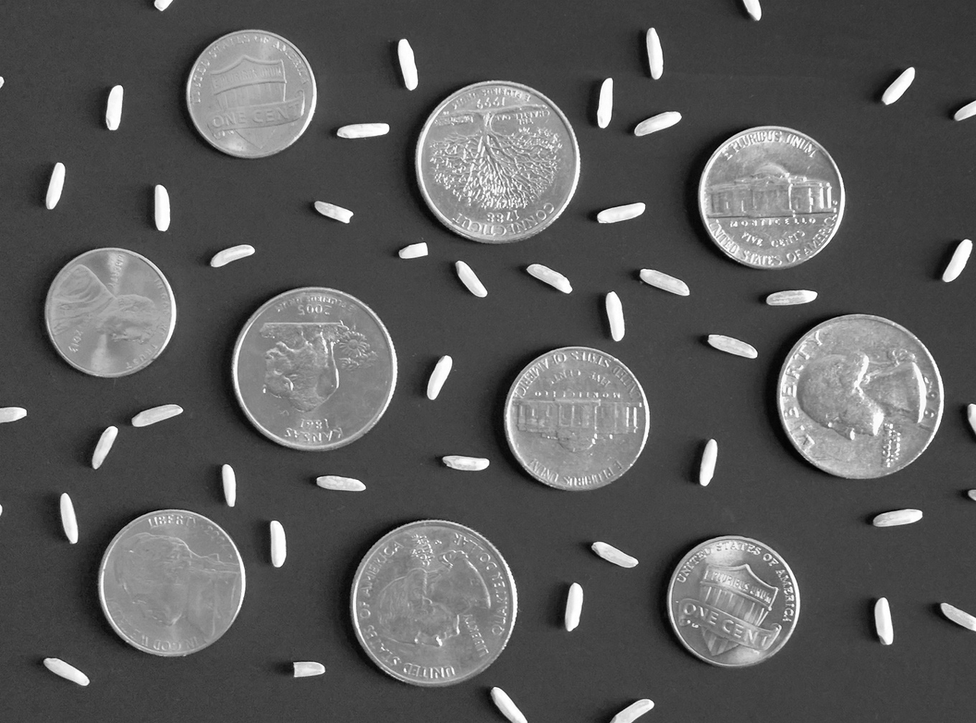
%> input picture COMS4731_HW2/hw2_dy2349/MATLAB/coins.png, 976 x 723 px, shrunk from 1280 x 949 before the run
$ octave hw2_walkthrough1.m   (GNU Octave 9; MATLAB toolbox functions it lacks are replaced by stand-ins)
%> lines starting %> are read from the running program, lines starting %| are printed output that depends on the picture; in (x1, y1, x2, y2) boxes, pixels count from 0 and x2, y2 are one past the last pixel; in counts of white or black regions, pixels touching at a corner belong together; the program's own positions count from 1
%--------------------------------------------------------------------------
% Walkthrough 1
%--------------------------------------------------------------------------

%-----------------
% Convert a grayscale image to a binary image
%-----------------
fh1 = figure;
img = imread('coins.png');
%> img is the input picture: size 723x976x3 uint8; min 0, max 255, mean 91.2
subplot(1, 2, 1);
imshow(img); title('Original Image');

% Convert the image into a binary image by applying a threshold
threshold = 0.36;

bw_img = im2bw(img, threshold);
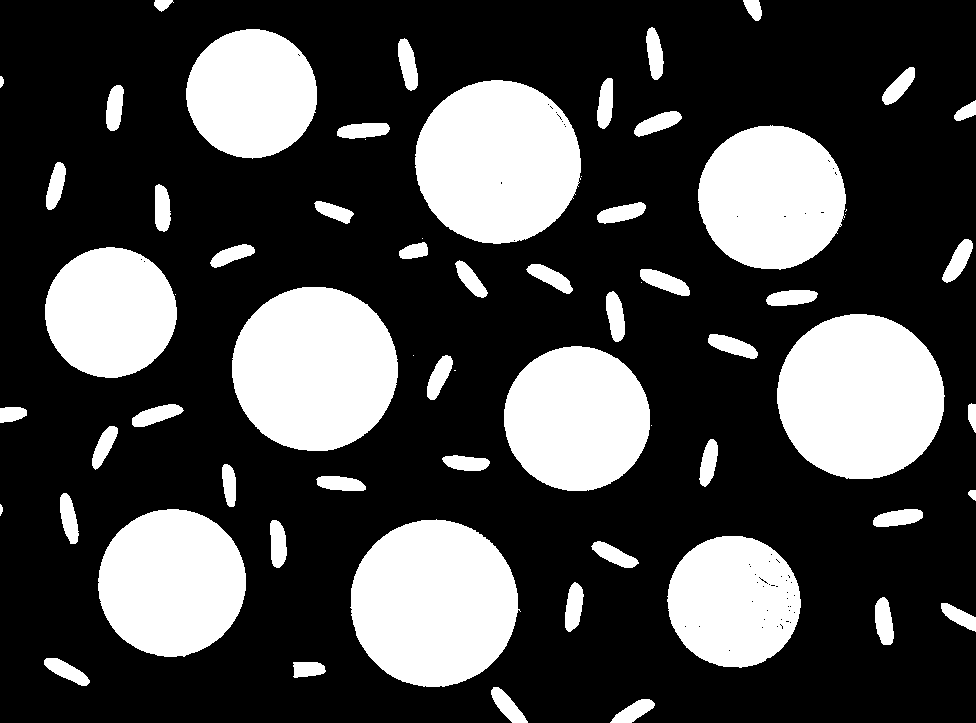
%> bw_img: size 723x976 logical; 28.6% white; 66 white regions (10 under 20 px), largest, box (x1, y1, x2, y2) and area: (350, 519, 521, 687) 22020, (777, 314, 945, 479) 21706, (232, 287, 398, 451) 21434
subplot(1, 2, 2);
imshow(bw_img); title('Binary Image');

saveas(fh1, 'binary_coins.png');

%-----------------
% Remove noises in the binary image
%-----------------
% Clean the image (you may notice some holes in the coins) by using
% dilation and then erosion
fh2 = figure;

% Specify the number of dilations/erosions
k = 4;

processed_img = bwmorph(bw_img, 'dilate', k);
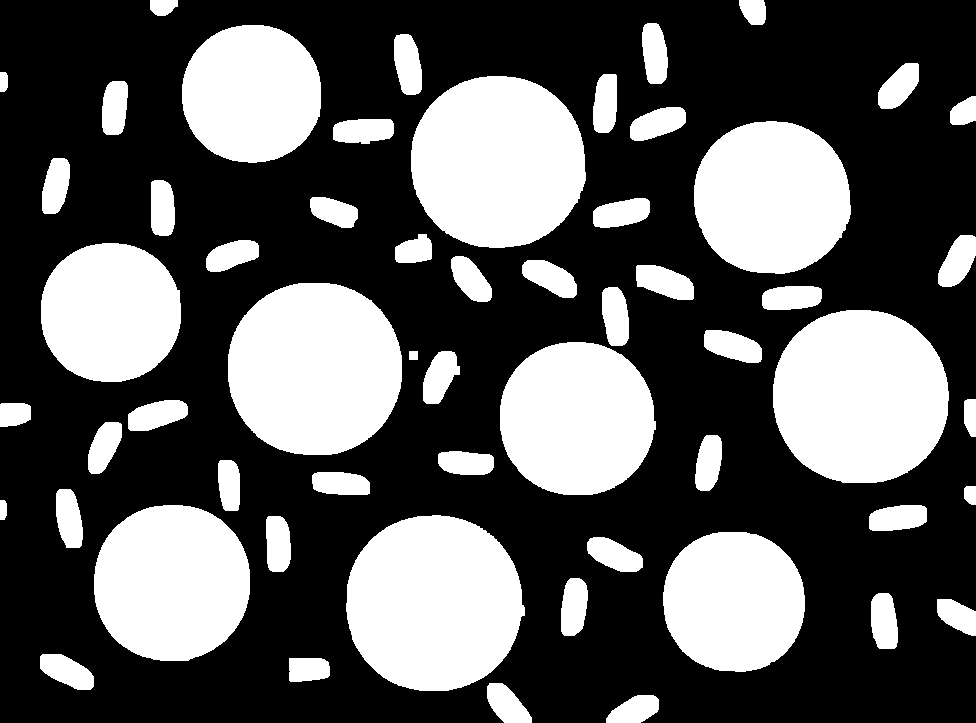
%> processed_img: size 723x976 logical; 35.6% white; 57 white regions, largest, box (x1, y1, x2, y2) and area: (346, 515, 525, 691) 24804, (773, 310, 949, 483) 24435, (228, 283, 402, 455) 24142
subplot(1, 2, 1);
imshow(processed_img); title('After Dilation');

% Apply erosion then dilation once to remove the noises
processed_img = bwmorph(processed_img, 'erode', k);
%> processed_img: size 723x976 logical; 28.6% white; 57 white regions (1 under 20 px), largest, box (x1, y1, x2, y2) and area: (350, 519, 521, 687) 22028, (777, 314, 945, 479) 21707, (232, 287, 398, 451) 21438
subplot(1, 2, 2);
imshow(processed_img); title('After Erosion');

saveas(fh2, 'noise_removal_coins.png');

%-----------------
% Remove the rices
%-----------------
% Apply erosion then dilation once to remove the rices
fh3 = figure;

% Specify the number of erosions/dilations
k = 10;

processed_img = bwmorph(processed_img, 'erode', k);
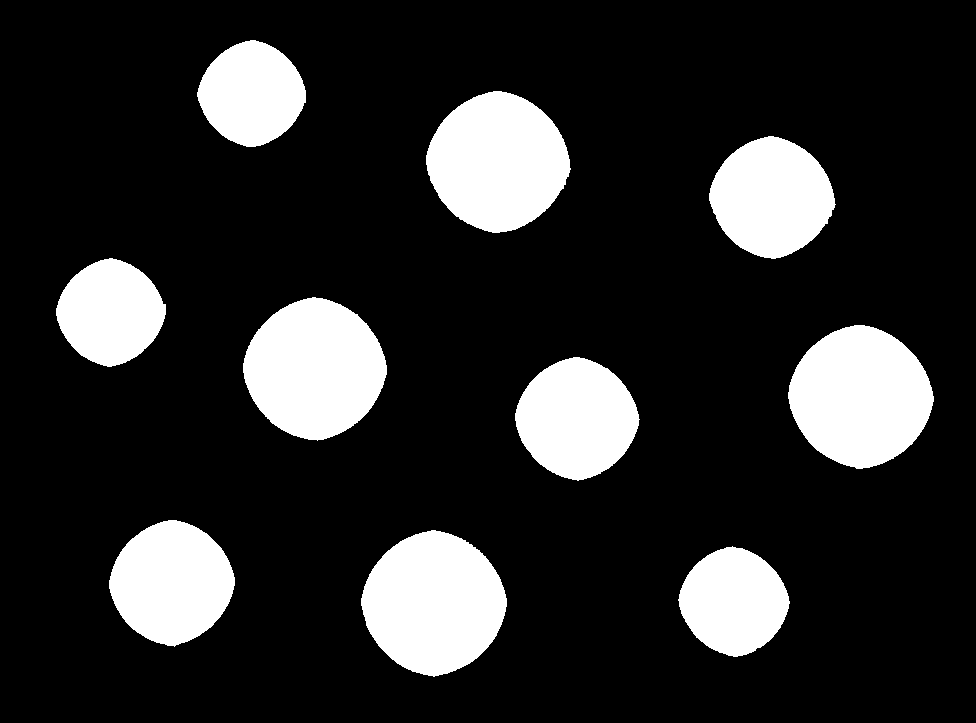
%> processed_img: size 723x976 logical; 17.2% white; 10 white regions, largest, box (x1, y1, x2, y2) and area: (361, 530, 507, 677) 15739, (788, 325, 934, 469) 15472, (243, 297, 387, 441) 15239
subplot(1, 2, 1);
imshow(processed_img); title('After Erosion');

processed_img = bwmorph(processed_img, 'dilate', k);
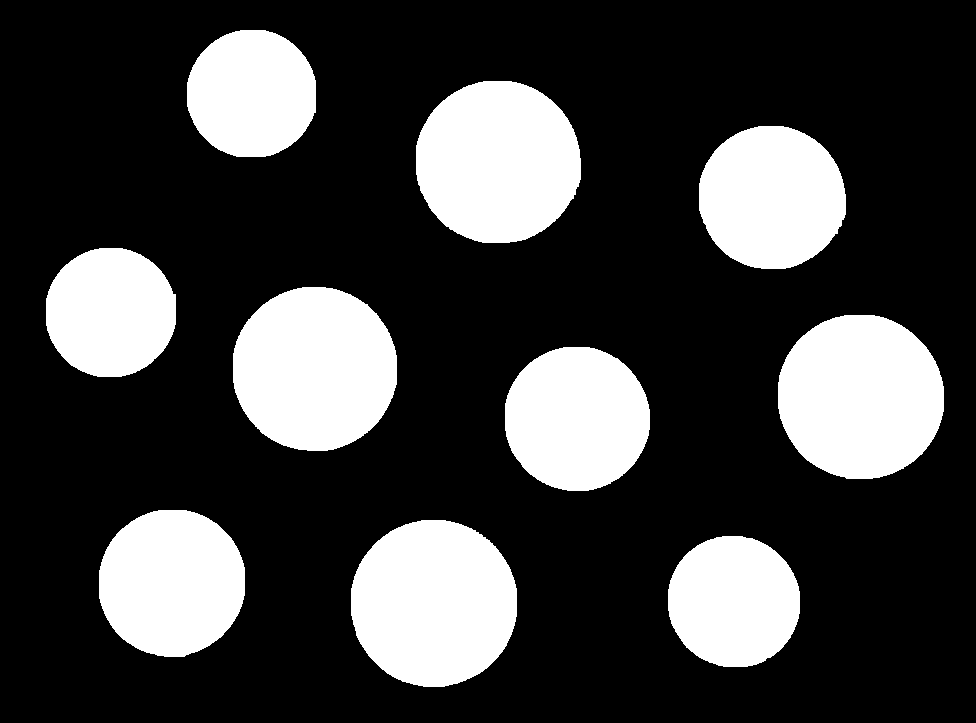
%> processed_img: size 723x976 logical; 25.1% white; 10 white regions, largest, box (x1, y1, x2, y2) and area: (351, 520, 517, 687) 21999, (778, 315, 944, 479) 21672, (233, 287, 397, 451) 21399
subplot(1, 2, 2);
imshow(processed_img); title('After Dilation');

saveas(fh3, 'morphological_operations_coins.png');

$ run again, with COMS4731_HW2/hw2_dy2349/MATLAB/many_objects_1.png copied over COMS4731_HW2/hw2_dy2349/MATLAB/coins.png
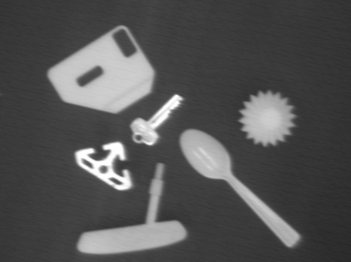
%> input picture COMS4731_HW2/hw2_dy2349/MATLAB/many_objects_1.png, 351 x 262 px, shrunk from 422 x 315 before the run
%> img is the input picture: size 262x351 uint8; min 39, max 255, mean 82.3
%> `bw_img = im2bw(img, threshold);`:
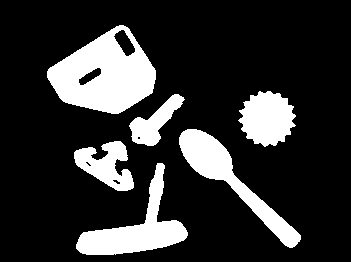
%> bw_img: size 262x351 logical; 19.2% white; 6 white regions, box (x1, y1, x2, y2) and area: (47, 25, 156, 114) 5848, (76, 163, 188, 255) 3367, (179, 129, 301, 248) 3294, (238, 91, 296, 147) 2277, (74, 141, 134, 191) 1646, (129, 94, 185, 146) 1194
%> `processed_img = bwmorph(processed_img, 'dilate', k);`:
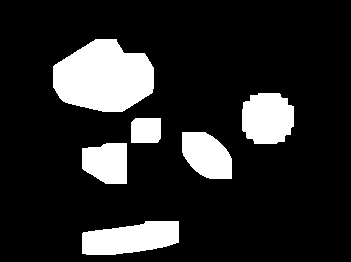
%> processed_img: size 262x351 logical; 15.7% white; 6 white regions, box (x1, y1, x2, y2) and area: (53, 39, 154, 112) 5566, (82, 221, 179, 255) 2513, (242, 93, 294, 144) 2247, (182, 132, 232, 179) 1803, (82, 143, 127, 184) 1575, (131, 118, 161, 143) 732

$ run again, with COMS4731_HW2/hw2_dy2349/MATLAB/many_objects_2.png copied over COMS4731_HW2/hw2_dy2349/MATLAB/coins.png
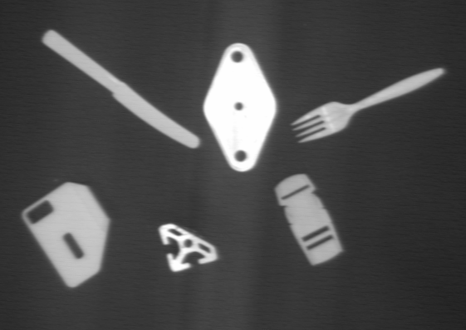
%> input picture COMS4731_HW2/hw2_dy2349/MATLAB/many_objects_2.png, 466 x 330 px, shrunk from 561 x 397 before the run
%> img is the input picture: size 330x466 uint8; min 32, max 255, mean 75.1
%> `bw_img = im2bw(img, threshold);`:
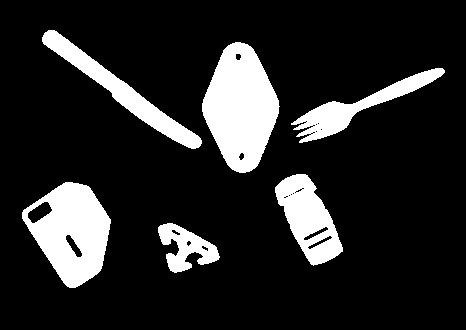
%> bw_img: size 330x466 logical; 15.2% white; 6 white regions, box (x1, y1, x2, y2) and area: (202, 42, 280, 173) 6770, (22, 182, 111, 288) 5733, (275, 174, 343, 266) 3326, (42, 30, 202, 149) 3307, (291, 68, 445, 143) 2740, (158, 223, 220, 273) 1552
%> `processed_img = bwmorph(processed_img, 'dilate', k);`:
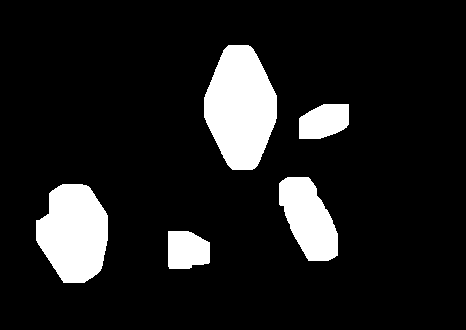
%> processed_img: size 330x466 logical; 11.9% white; 5 white regions, box (x1, y1, x2, y2) and area: (204, 45, 277, 170) 6686, (36, 184, 108, 283) 5438, (279, 177, 338, 261) 3300, (299, 104, 349, 139) 1421, (168, 231, 210, 269) 1390
